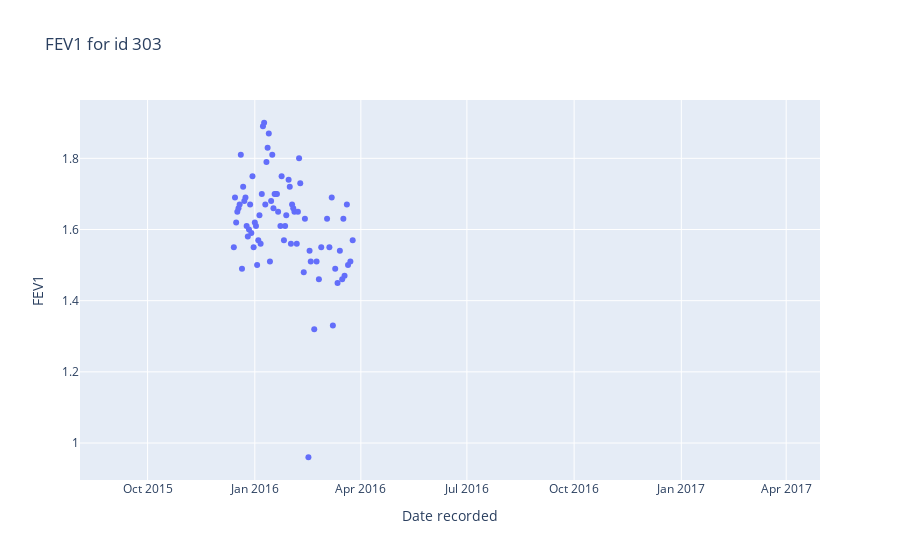
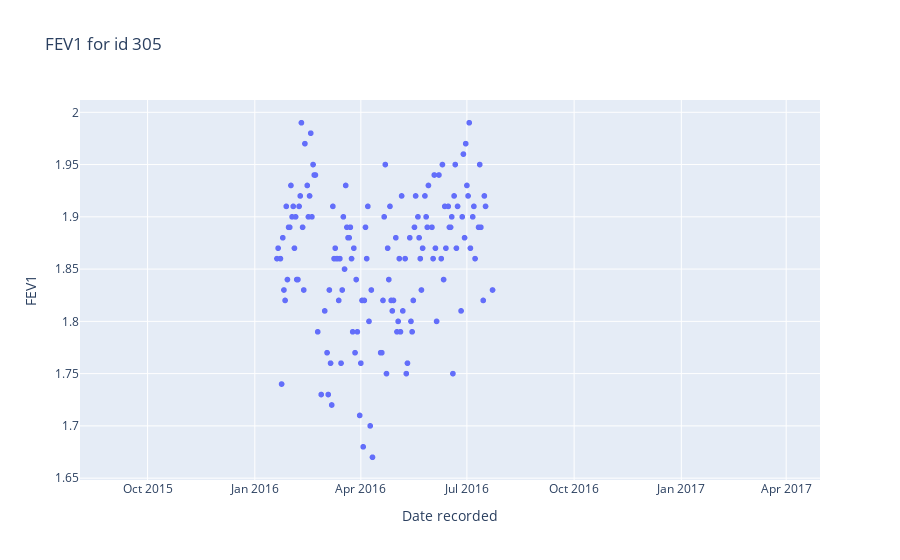
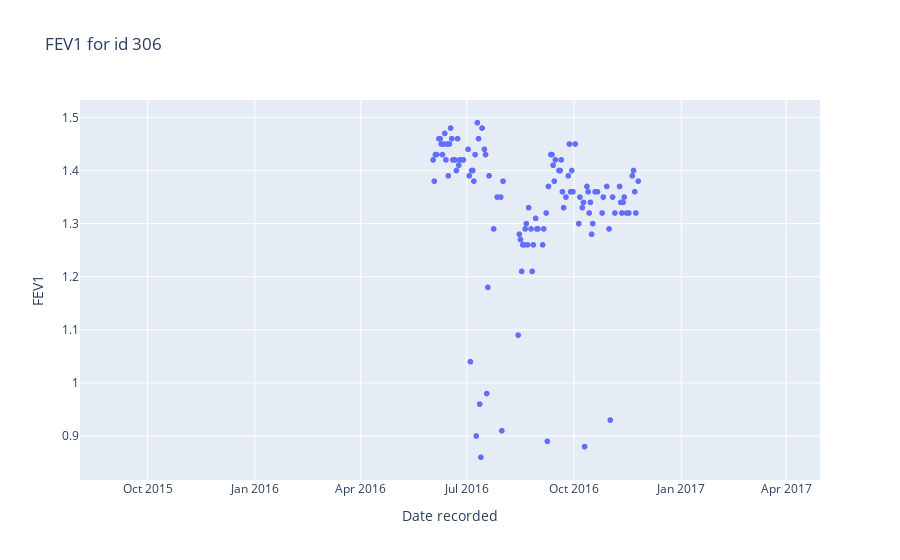
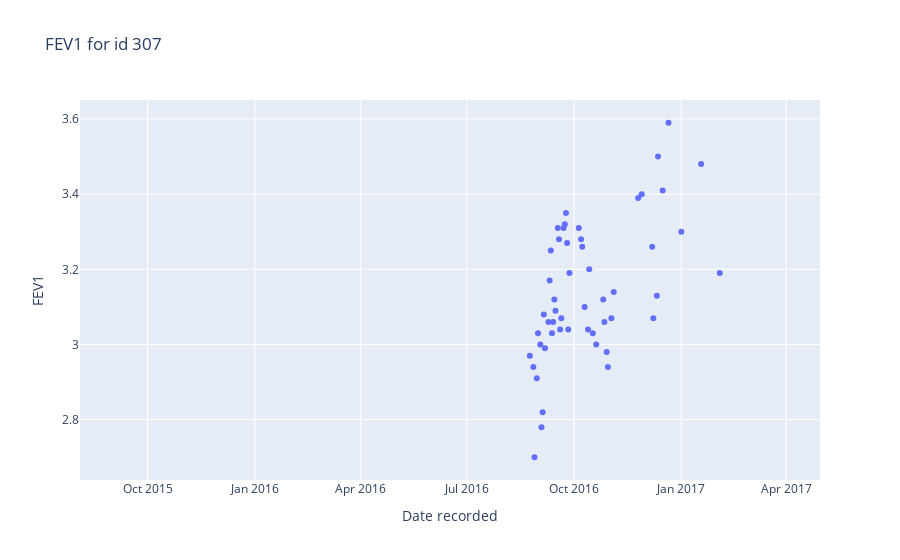

The code cell stored with these charts, in order, in its notebook:
### Code cell
# 303, 305, 306, 307 are the only IDs that are worht using -> with >5 measurements
# '0HeWh64M_zc5U5l2xqzAs4', '1au5biSTt0bNWgfI0WItr5', '-TKpptiCA5cASNKU0VSmx4' '-Cujq-NEcld_Keu_W1-Nw5'

# IDs with data
wished_ids = ['0HeWh64M_zc5U5l2xqzAs4', '1au5biSTt0bNWgfI0WItr5', '-TKpptiCA5cASNKU0VSmx4', '-Cujq-NEcld_Keu_W1-Nw5']

# For each Patient_ID in missing_patient_ids, plot FEV1
for id in ['303', '305', '306', '307', '141', '23']:
# for id in wished_ids:
    # Scatter plot of FEV1 measurements for this id with px
    fig = px.scatter(df[df.ID == id], x="Date recorded", y="FEV1", title="FEV1 for id " + str(id))
    # Update x axis to range of FEV1 measurements 
    fig.update_xaxes(range=[df["Date recorded"].min(), df["Date recorded"].max()])
    fig.show()

### Figure 1 — Plotly figure (JSON) as saved in the notebook; plotly's stock layout.template omitted (floating-point values rounded to 4 significant figures; data arrays with more than 128 entries replaced by an {"elided": "..."} marker saying what was removed)
{"data": [{"hovertemplate": "Date recorded=%{x}<br>FEV1=%{y}<extra></extra>", "legendgroup": "", "marker": {"color": "#636efa", "symbol": "circle"}, "mode": "markers", "name": "", "orientation": "v", "showlegend": false, "type": "scatter", "x": {"elided": "944 str values"}, "xaxis": "x", "y": {"elided": "944 float values"}, "yaxis": "y"}], "layout": {"legend": {"tracegroupgap": 0}, "title": {"text": "FEV1 for id 303"}, "xaxis": {"anchor": "y", "domain": [0, 1], "range": ["2015-08-04", "2017-04-30"], "title": {"text": "Date recorded"}}, "yaxis": {"anchor": "x", "domain": [0, 1], "title": {"text": "FEV1"}}}}

### Figure 2 — Plotly figure (JSON) as saved in the notebook; plotly's stock layout.template omitted (floating-point values rounded to 4 significant figures; data arrays with more than 128 entries replaced by an {"elided": "..."} marker saying what was removed)
{"data": [{"hovertemplate": "Date recorded=%{x}<br>FEV1=%{y}<extra></extra>", "legendgroup": "", "marker": {"color": "#636efa", "symbol": "circle"}, "mode": "markers", "name": "", "showlegend": false, "type": "scattergl", "x": {"elided": "1528 str values"}, "xaxis": "x", "y": {"elided": "1528 float values"}, "yaxis": "y"}], "layout": {"legend": {"tracegroupgap": 0}, "title": {"text": "FEV1 for id 305"}, "xaxis": {"anchor": "y", "domain": [0, 1], "range": ["2015-08-04", "2017-04-30"], "title": {"text": "Date recorded"}}, "yaxis": {"anchor": "x", "domain": [0, 1], "title": {"text": "FEV1"}}}}

### Figure 3 — Plotly figure (JSON) as saved in the notebook; plotly's stock layout.template omitted (floating-point values rounded to 4 significant figures; data arrays with more than 128 entries replaced by an {"elided": "..."} marker saying what was removed)
{"data": [{"hovertemplate": "Date recorded=%{x}<br>FEV1=%{y}<extra></extra>", "legendgroup": "", "marker": {"color": "#636efa", "symbol": "circle"}, "mode": "markers", "name": "", "showlegend": false, "type": "scattergl", "x": {"elided": "1432 str values"}, "xaxis": "x", "y": {"elided": "1432 float values"}, "yaxis": "y"}], "layout": {"legend": {"tracegroupgap": 0}, "title": {"text": "FEV1 for id 306"}, "xaxis": {"anchor": "y", "domain": [0, 1], "range": ["2015-08-04", "2017-04-30"], "title": {"text": "Date recorded"}}, "yaxis": {"anchor": "x", "domain": [0, 1], "title": {"text": "FEV1"}}}}

### Figure 4 — Plotly figure (JSON) as saved in the notebook; plotly's stock layout.template omitted (floating-point values rounded to 4 significant figures; data arrays with more than 128 entries replaced by an {"elided": "..."} marker saying what was removed)
{"data": [{"hovertemplate": "Date recorded=%{x}<br>FEV1=%{y}<extra></extra>", "legendgroup": "", "marker": {"color": "#636efa", "symbol": "circle"}, "mode": "markers", "name": "", "orientation": "v", "showlegend": false, "type": "scatter", "x": {"elided": "782 str values"}, "xaxis": "x", "y": {"elided": "782 float values"}, "yaxis": "y"}], "layout": {"legend": {"tracegroupgap": 0}, "title": {"text": "FEV1 for id 307"}, "xaxis": {"anchor": "y", "domain": [0, 1], "range": ["2015-08-04", "2017-04-30"], "title": {"text": "Date recorded"}}, "yaxis": {"anchor": "x", "domain": [0, 1], "title": {"text": "FEV1"}}}}
